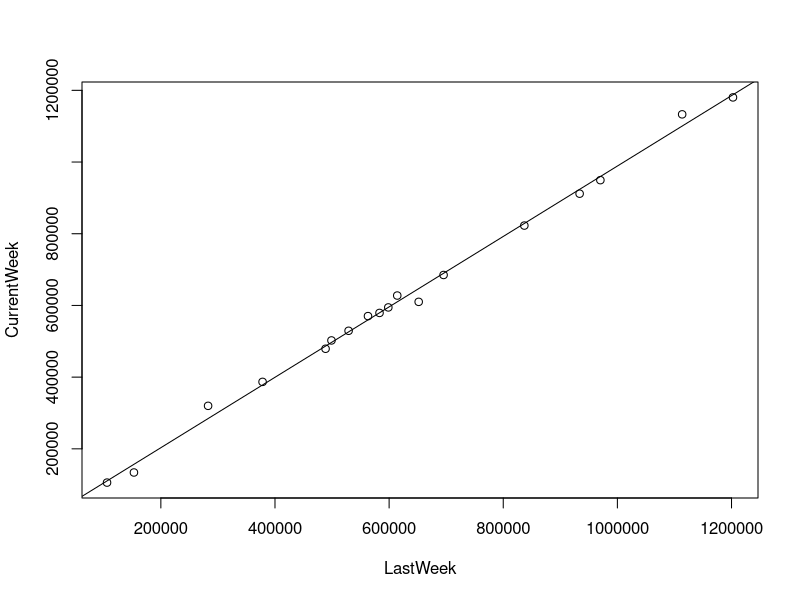
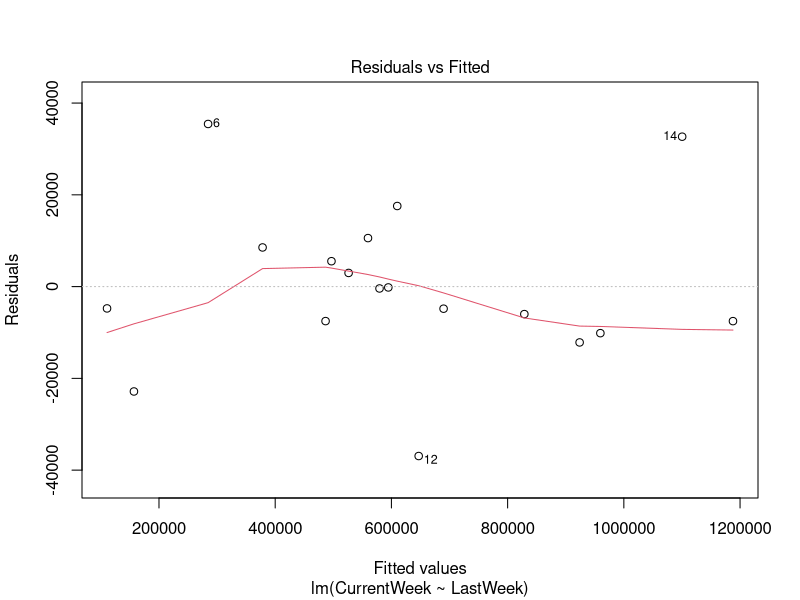
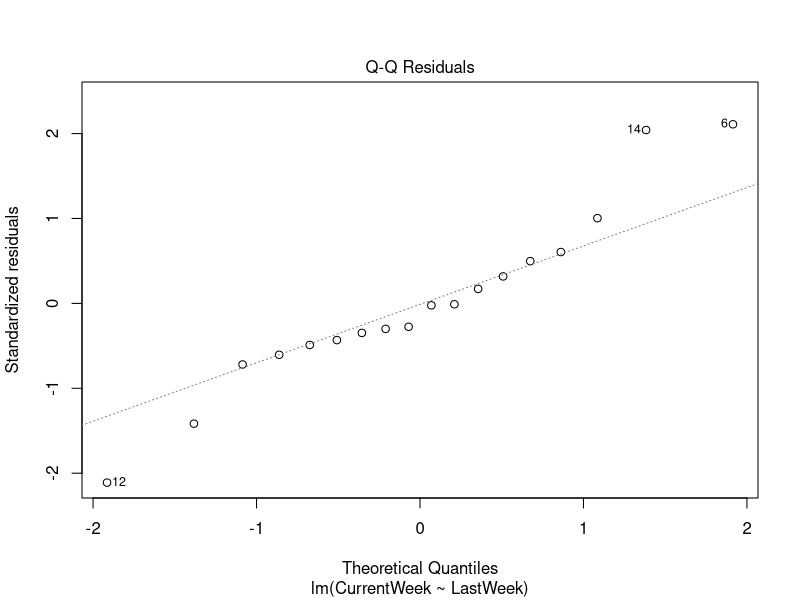
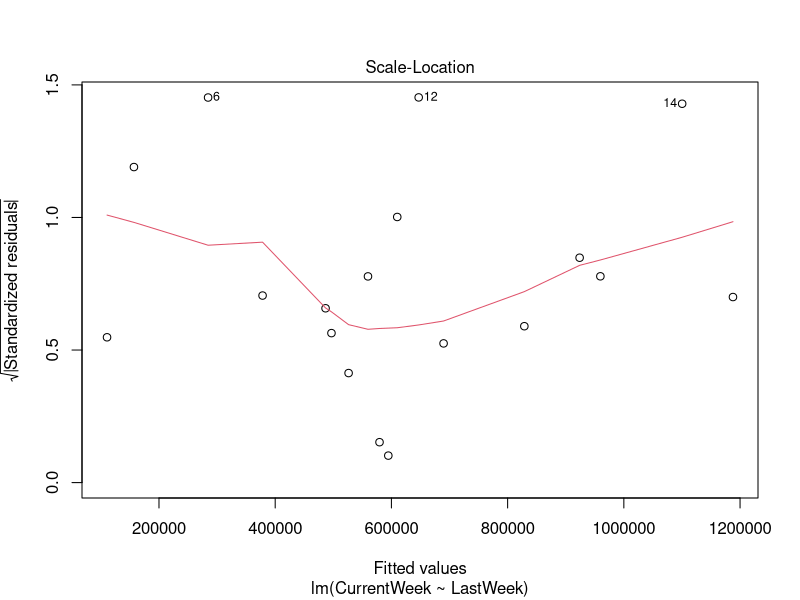
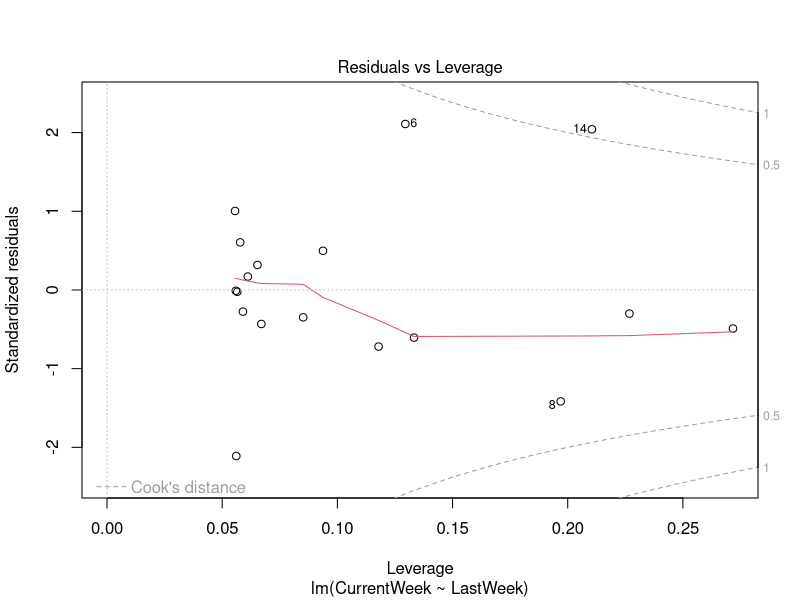

R code for these plots, in order:
# Exercise 2.8.1 
# Author: Bella Black 
# Date Created: 9.10.24
# Last Modified: 9.11.24

#load data, fit linear model, print output
playbilldata  <- read.csv('HW1 9.12.24/playbill.csv', header=TRUE)
plot(CurrentWeek ~ LastWeek, data=playbilldata)
fit_pb <- lm(CurrentWeek ~ LastWeek, data=playbilldata)
summary(fit_pb)

# construct confidence interval
confint(fit_pb, level=0.95)[2, ]

# extract intercept, standard error
intercept <- coef(summary(fit_pb))["(Intercept)", "Estimate"]
se_intercept <- coef(summary(fit_pb))["(Intercept)", "Std. Error"]

# compute the test statistic T = (intercept - 10000) / std. error
t_value <- (intercept - 10000) / se_intercept
t_value

# degrees of freedom
df <- fit_pb$df.residual

# two-tailed p-value
p_value <- 2 * (1 - pt(abs(t_value), df))
p_value

# plot fitted regression line
abline(fit_pb)

# construct 95% prediction interval
pred_point <- data.frame(LastWeek = 400000)
predict(fit_pb, newdata=pred_point, interval="prediction", level=0.95)

# analysis of variance
anova(fit_pb)

# visualize residuals
plot(fit_pb)

# --- 2.8.1 (a) ---
# Q: Find a 95% confidence interval for the slope of the regression model, β₁.
# A: [0.95, 1.01]
# Q: Is 1 a plausible value for β₁?
# A: Yes, because it is within the 95% confidence interval.

# --- 2.8.1 (b) ---
# Test the null hypothesis H₀ : β₀ = 10000 against a two-sided alternative.
# Q: Interpret your result.
# A: The p_value is 0.75; this is greater than alpha = 0.05, 
# so we should accept the null hypothesis. 

# --- 2.8.1 (c) ---
# Use the fitted regression model to estimate the gross box office results 
# for the current week (in $) for a production with $400,000 in gross box 
# office the previous week. 
# Q: Find a 95% prediction interval for the gross box office results. 
# A: [$359,832, $439,442]
# Q: Is $450,000 a feasible value?
# A: No, it lies outside of the 95% prediction interval.

# --- 2.8.1 (d) ---
# Some promoters of Broadway plays use the prediction rule that next week's
# gross box office results will be equal to this week's results.
# Q: Comment on the appropriateness of this rule.
# A: For the most part, this is a fine rule to follow, as there is a 
# clear correlation between the current and previous weeks. Looking at
# the plots of the residuals, we can see that all but 3 points were
# predicted well. 




